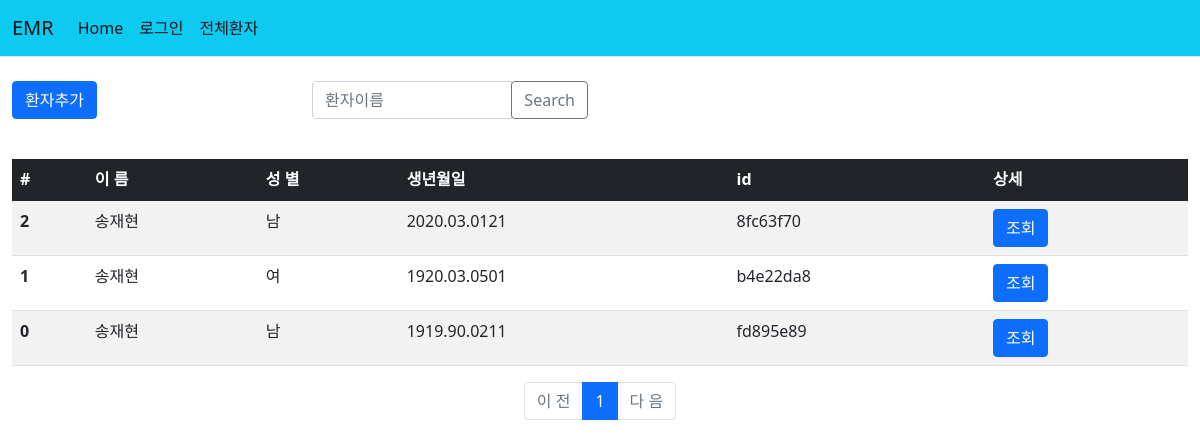
/patient/, run on an earlier commit of the app's database.
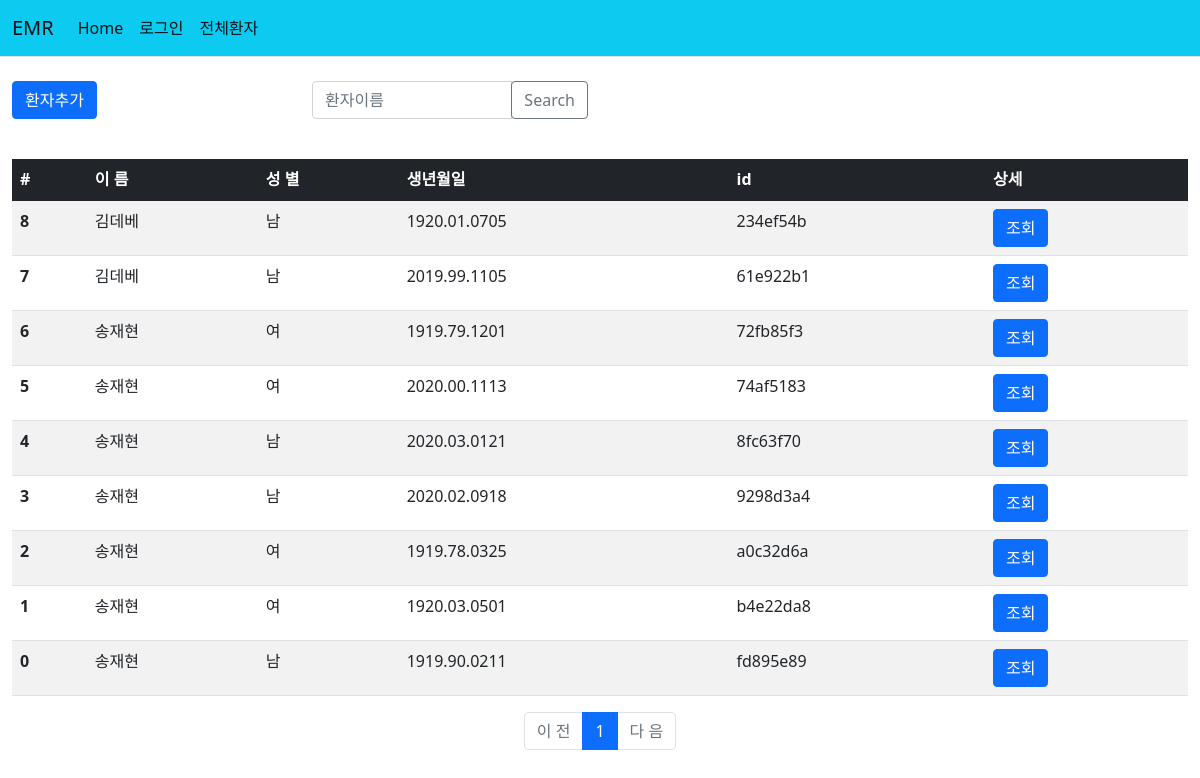
And on a later commit of the database.
### patient/models.py (models this page shows)
class Patient2(models.Model):
    id = models.CharField(primary_key=True, max_length=36, default=uuid.uuid4)
    name = models.CharField(max_length=10)
    front_resident = models.CharField(max_length=6)
    back_resident = models.CharField(max_length=1)
    phone = models.CharField(max_length=30)
    memo = models.TextField(default='memo')

### patient/views.py (the view)
# urls.py: path('', views.index, name='index'),
def index(request):
    page = request.GET.get('page', 1)
    patient_list = Patient2.objects.order_by('id')
    paginator = Paginator(patient_list, 10)
    page_obj = paginator.get_page(page)
    context = {'patient_list':page_obj}
    return render(request, 'patient/patient_list.html', context)

### patient/templatetags/patient_filter.py (called while the page is built)
@register.filter
def sub(value, arg):
    return value-arg

@register.filter
def back(value):
    ans=''
    if int(value)%2==0:
        ans = '여'
    else:
        ans = '남'
    return ans

@register.filter
def birth(value, back):
    if back=='3' or back=='4':
        year = '20'+value[:2]
    else:
        year = '19'+value[:2]
    birth = year+'.'+value[2:4]+'.'+value[4:]
    return birth

@register.filter
def id_cut(value):
    return value[:8]

### templates/patient/patient_list.html
{% extends "base.html" %}
{% load patient_filter %}
{% block content %}
<div class="container-fluid mt-4 mb-4">
    <div class="row">
        <div class="col-md-3">
            <a href="{% url 'patient:patient_add' %}" class="btn btn-primary">환자추가</a>
        </div>
        <div class="col-md-3">
            <div class="input-group mb-3">
                <input type="text" class="form-control" placeholder="환자이름" aria-label="Search 2" aria-describedby="basic-addon2">
                <div class="input-group-append">
                    <button class="btn btn-outline-secondary" type="button">Search</button>
                </div>
            </div>
        </div>
    </div>
</div>
{% if patient_list %}
<div class="container-fluid">
    <table class="table table-border table-Secondary table-striped">
        <thead>
        <tr class="table-dark">
            <th scope="col">#</th>
            <th scope="col">이 름</th>
            <th scope="col">성 별</th>
            <th scope="col">생년월일</th>
            <th scope="col">id</th>
            <th scope="col">상세</th>
        </tr>
        </thead>
        <tbody>
        {% for patient in patient_list %}
        <tr>
            <th scope="row">{{patient_list.paginator.count|sub:patient_list.start_index|sub:forloop.counter|add:1}}</th>
            <td>{{patient.name}}</td>
            <td>{{patient.back_resident|back}}</td>
            <td>{{patient.front_resident|birth:patient.back_resident}}</td>
            <td>{{patient.id|id_cut}}</td>
            <td><a class="btn btn-primary" href="{% url 'patient:detail' patient.id %}" role="button">조회</a></td>
        </tr>
        {% endfor %}
        </tbody>
    </table>
    <ul class="pagination justify-content-center">
        {% if patient_list.has_previous %}
        <li class="page-item">
            <a class="page-link" href="?page={{patient_list.previous_page_number}}">이 전</a>
        </li>
        {% else %}
        <li class="page-item disabled">
            <a class="page-link" tabindex="-1" aria-disabled="true" href="#">이 전</a>
        </li>
        {% endif %}
        {% for page_number in patient_list.paginator.page_range %}
        {% if page_number >= patient_list.number|add:-5 and page_number <= patient_list.number|add:5 %}
        {% if page_number == patient_list.number %}
        <li class="page-item active" aria-current="page">
            <a class="page-link" href="?page={{ page_number }}">{{ page_number }}</a>
        </li>
        {% else %}
        <li class="page-item">
            <a class="page-link" href="?page={{ page_number }}">{{ page_number }}</a>
        </li>
        {% endif %}
        {% endif %}
        {% endfor %}
        {% if patient_list.has_next %}
        <li class="page-item">
            <a class="page-link" href="?page={{ patient_list.next_page_number }}">다 음</a>
        </li>
        {% else %}
        <li class="page-item disabled">
            <a class="page-link" tabindex="-1" aria-disabled="true" href="#">다 음</a>
        </li>
        {% endif %}
    </ul>
</div>
{% else %}
    <p>환자가 없습니다.</p>
{% endif %}
{% endblock %}

What changed in the data, as far as the page shows it:
added Patient2: paginator.count|sub "8", name "김데베", back_resident|back "남", front_resident|birth "1920.01.0705", id|id_cut "234ef54b"
added Patient2: paginator.count|sub "7", name "김데베", back_resident|back "남", front_resident|birth "2019.99.1105", id|id_cut "61e922b1"
added Patient2: paginator.count|sub "6", name "송재현", back_resident|back "여", front_resident|birth "1919.79.1201", id|id_cut "72fb85f3"
added Patient2: paginator.count|sub "5", name "송재현", back_resident|back "여", front_resident|birth "2020.00.1113", id|id_cut "74af5183"
computed for Patient2 "8fc63f70": paginator.count|sub "2" → "4"
added Patient2: paginator.count|sub "3", name "송재현", back_resident|back "남", front_resident|birth "2020.02.0918", id|id_cut "9298d3a4"
added Patient2: paginator.count|sub "2", name "송재현", back_resident|back "여", front_resident|birth "1919.78.0325", id|id_cut "a0c32d6a"
